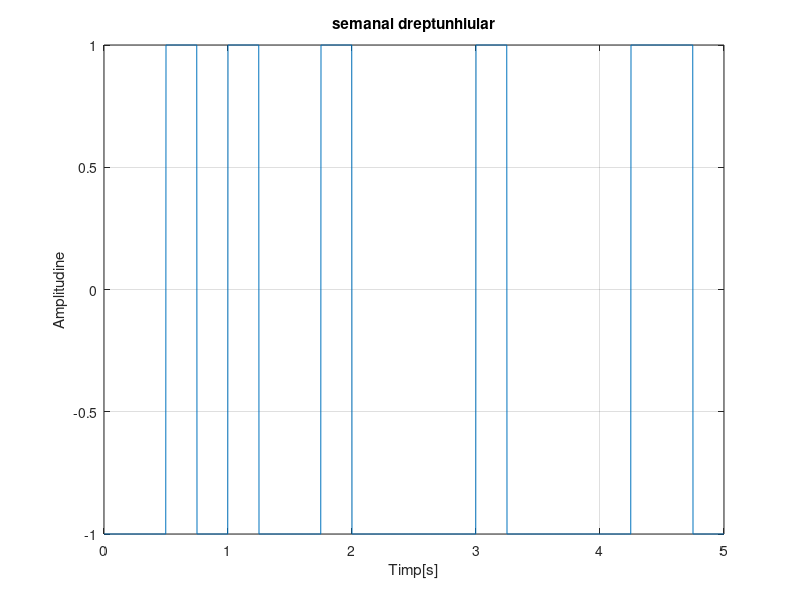
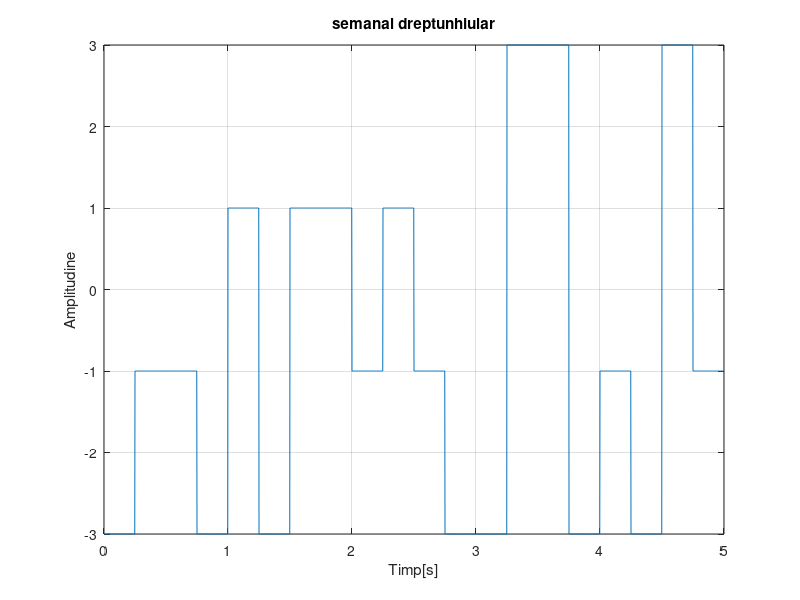
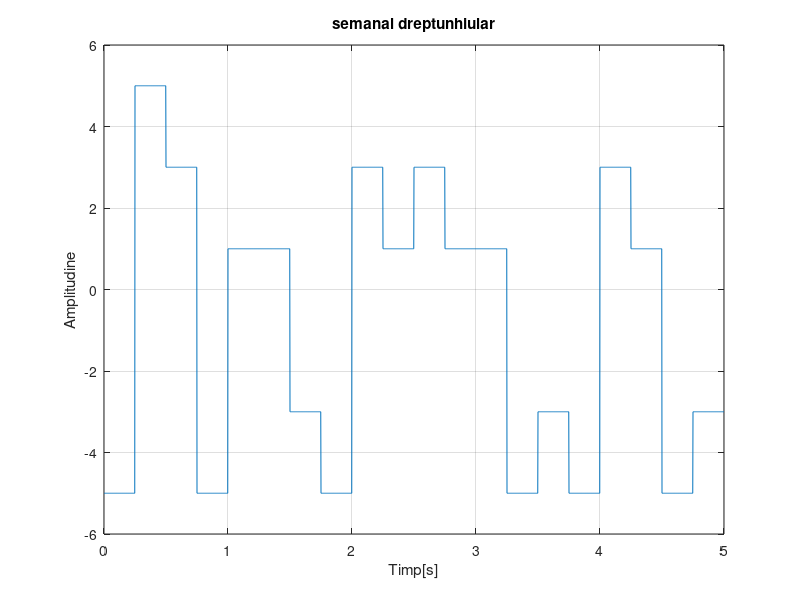
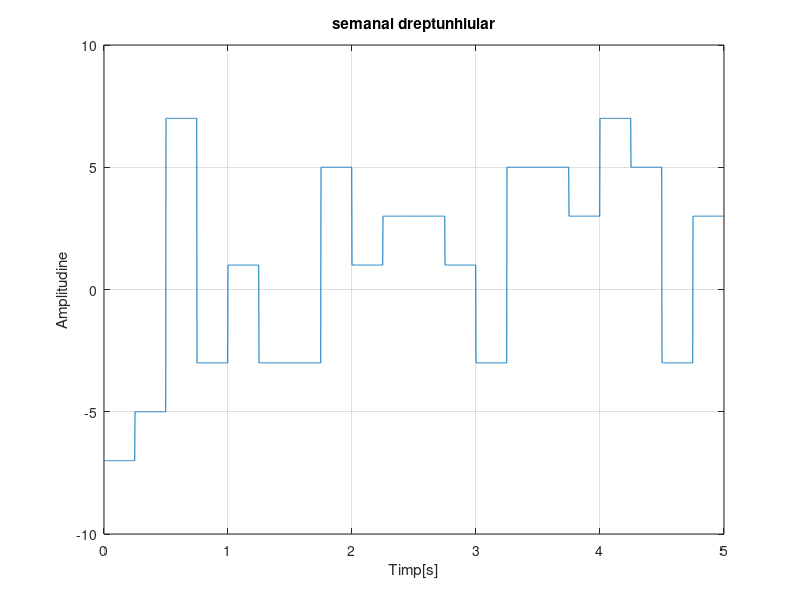

MATLAB code to generate these figures, in order:
figure(1);
t= 0:0.002:5;
n=125;% n=0.25/0.002
v=randn(1,20);k=1;s=[0 0 0];
for p=1:length(v)
    if v(1,p)<0
        v(1,p)=-1; % nivelurile date
    else v(1,p)=1;    
    end
end

for i=1:20
    
    for j=1:n
        s(1,k) = v(1,i); %generarea semnalului s;
        k=k+1;
    end
end
s(1,k)=v(1,i);
plot(t,s), xlabel('Timp[s]'), ylabel('Amplitudine'), title('semanal dreptunhiular'),grid;

figure(2);
    t= 0:0.002:5;
n=125;  % n=0.25/0.002
v=randn(1,20);k=1;s=[0 0 0];
for p=1:length(v)
    if v(1,p)<-0.5
        v(1,p)=-3;
    end
    if v(1,p)>-0.5 && v(1,p)<0
        v(1,p)=-1;  
    end
    if v(1,p)>0.5  % nivelurile date
        v(1,p)=3;
    end
    if v(1,p)>0 && v(1,p)<0.5
        v(1,p)=1;
    end
    
end   
for i=1:20
    
    for j=1:n
        s(1,k) = v(1,i);
        k=k+1;
    end
end

s(1,k)=v(1,i);
plot(t,s), xlabel('Timp[s]'), ylabel('Amplitudine'), title('semanal dreptunhiular'),grid;

figure(3)
    t= 0:0.002:5;
n=125;  % n=0.25/0.002
v=randn(1,20);k=1;s=[0 0 0];
for p=1:length(v)
    if v(1,p)<-0.66
        v(1,p)=-5;
    end
    if v(1,p)>-0.66 && v(1,p)<-0.33
        v(1,p)=-3;  
    end
    if v(1,p)>-0.33 && v(1,p)<0
        v(1,p)=-5;
    end
    if v(1,p)>0.66  % nivelurile date
        v(1,p)=5;
    end
    if v(1,p)>0.33 && v(1,p)<0.66
        v(1,p)=3;
    end
    if v(1,p)>0 && v(1,p)<0.33
        v(1,p)=1;
    end
end   
for i=1:20
    
    for j=1:n
        s(1,k) = v(1,i);
        k=k+1;
    end
end

s(1,k)=v(1,i);
plot(t,s), xlabel('Timp[s]'), ylabel('Amplitudine'), title('semanal dreptunhiular'),grid;

figure(4);
    t= 0:0.002:5;
n=125;  % n=0.25/0.002
v=randn(1,20);k=1;s=[0 0 0];
for p=1:length(v)
    if v(1,p)<-0.75
        v(1,p)=-7;
    end
    if v(1,p)>-0.75 && v(1,p)<-0.5
        v(1,p)=-5;  
    end
    if v(1,p)>-0.5 && v(1,p)<-0.25
        v(1,p)=-3;
    end
    if v(1,p)>-0.25 && v(1,p)<0
        v(1,p)=-1;
    end 
    if v(1,p)>0.75
        v(1,p)=7;
    end
    if v(1,p)>0.5 && v(1,p)<0.75
        v(1,p)=5;
    end
    if v(1,p)>0.25 && v(1,p)<0.5
        v(1,p)=3;
    end
    if v(1,p)>0 && v(1,p)<0.25
        v(1,p)=1;
    end
        
end   
for i=1:20
    
    for j=1:n
        s(1,k) = v(1,i);
        k=k+1;
    end
end

s(1,k)=v(1,i);
plot(t,s), xlabel('Timp[s]'), ylabel('Amplitudine'), title('semanal dreptunhiular'),grid;

figure(5);
t= 0:0.02:4.8;
n=12.5;
v=randn(1,20);k=1;s=[0 0 0];
for p=1:length(v)
    if v(1,p)<0
        v(1,p)=-1;
    else v(1,p)=1;    
    end
end

for i=1:20
    
    for j=1:n
        s(1,k) = v(1,i);
        k=k+1;
    end
end
s(1,k)=v(1,i);
plot(t,s), xlabel('Timp[s]'), ylabel('Amplitudine'), title('semanal dreptunhiular'),grid;

figure(6);
    t= 0:0.02:4.8;
n=12.5;  % n=0.25/0.002
v=randn(1,20);k=1;s=[0 0 0];
for p=1:length(v)
    if v(1,p)<-0.5
        v(1,p)=-3;
    end
    if v(1,p)>-0.5 && v(1,p)<0
        v(1,p)=-1;  
    end
    if v(1,p)>0.5
        v(1,p)=3;
    end
    if v(1,p)>0 && v(1,p)<0.5
        v(1,p)=1;
    end
    
end   
for i=1:20
    
    for j=1:n
        s(1,k) = v(1,i);
        k=k+1;
    end
end

s(1,k)=v(1,i);
plot(t,s), xlabel('Timp[s]'), ylabel('Amplitudine'), title('semanal dreptunhiular'),grid;

figure(7);
    t= 0:0.02:4.8;
n=12.5;  % n=0.25/0.02
v=randn(1,20);k=1;s=[0 0 0];
for p=1:length(v)
    if v(1,p)<-0.66
        v(1,p)=-5;
    end
    if v(1,p)>-0.66 && v(1,p)<-0.33
        v(1,p)=-3;  
    end
    if v(1,p)>-0.33 && v(1,p)<0
        v(1,p)=-5;
    end
    if v(1,p)>0.66
        v(1,p)=5;
    end
    if v(1,p)>0.33 && v(1,p)<0.66
        v(1,p)=3;
    end
    if v(1,p)>0 && v(1,p)<0.33
        v(1,p)=1;
    end
end   
for i=1:20
    
    for j=1:n
        s(1,k) = v(1,i);
        k=k+1;
    end
end

s(1,k)=v(1,i);
plot(t,s), xlabel('Timp[s]'), ylabel('Amplitudine'), title('semanal dreptunhiular'),grid;

figure(8);
    t= 0:0.02:4.8;
n=12.5;  % n=0.25/0.02
v=randn(1,20);k=1;s=[0 0 0];
for p=1:length(v)
    if v(1,p)<-0.75
        v(1,p)=-7;
    end
    if v(1,p)>-0.75 && v(1,p)<-0.5
        v(1,p)=-5;  
    end
    if v(1,p)>-0.5 && v(1,p)<-0.25
        v(1,p)=-3;
    end
    if v(1,p)>-0.25 && v(1,p)<0
        v(1,p)=-1;
    end 
    if v(1,p)>0.75
        v(1,p)=7;
    end
    if v(1,p)>0.5 && v(1,p)<0.75
        v(1,p)=5;
    end
    if v(1,p)>0.25 && v(1,p)<0.5
        v(1,p)=3;
    end
    if v(1,p)>0 && v(1,p)<0.25
        v(1,p)=1;
    end
        
end   
for i=1:20
    
    for j=1:n
        s(1,k) = v(1,i);
        k=k+1;
    end
end

s(1,k)=v(1,i);
plot(t,s), xlabel('Timp[s]'), ylabel('Amplitudine'), title('semanal dreptunhiular'),grid;

figure(9);
t= 0:0.2:4;
n=1.25;
v=randn(1,20);k=1;s=[0 0 0];
for p=1:length(v)
    if v(1,p)<0
        v(1,p)=-1;
    else v(1,p)=1;    
    end
end

for i=1:20
    
    for j=1:n
        s(1,k) = v(1,i);
        k=k+1;
    end
end
s(1,k)=v(1,i);
plot(t,s), xlabel('Timp[s]'), ylabel('Amplitudine'), title('semanal dreptunhiular'),grid;

figure(10);
    t= 0:0.2:4;
n=1.25;  % n=0.25/0.2
v=randn(1,20);k=1;s=[0 0 0];
for p=1:length(v)
    if v(1,p)<-0.5
        v(1,p)=-3;
    end
    if v(1,p)>-0.5 && v(1,p)<0
        v(1,p)=-1;  
    end
    if v(1,p)>0.5
        v(1,p)=3;
    end
    if v(1,p)>0 && v(1,p)<0.5
        v(1,p)=1;
    end
    
end   
for i=1:20
    
    for j=1:n
        s(1,k) = v(1,i);
        k=k+1;
    end
end

s(1,k)=v(1,i);
plot(t,s), xlabel('Timp[s]'), ylabel('Amplitudine'), title('semanal dreptunhiular'),grid;

figure(11);
    t= 0:0.2:4;
n=1.25;  % n=0.25/0.2
v=randn(1,20);k=1;s=[0 0 0];
for p=1:length(v)
    if v(1,p)<-0.66
        v(1,p)=-5;
    end
    if v(1,p)>-0.66 && v(1,p)<-0.33
        v(1,p)=-3;  
    end
    if v(1,p)>-0.33 && v(1,p)<0
        v(1,p)=-5;
    end
    if v(1,p)>0.66
        v(1,p)=5;
    end
    if v(1,p)>0.33 && v(1,p)<0.66
        v(1,p)=3;
    end
    if v(1,p)>0 && v(1,p)<0.33
        v(1,p)=1;
    end
end   
for i=1:20
    
    for j=1:n
        s(1,k) = v(1,i);
        k=k+1;
    end
end

s(1,k)=v(1,i);
plot(t,s), xlabel('Timp[s]'), ylabel('Amplitudine'), title('semanal dreptunhiular'),grid;

figure(12);
    t= 0:0.2:4;
n=1.25;  % n=0.25/0.2
v=randn(1,20);k=1;s=[0 0 0];
for p=1:length(v)
    if v(1,p)<-0.75
        v(1,p)=-7;
    end
    if v(1,p)>-0.75 && v(1,p)<-0.5
        v(1,p)=-5;  
    end
    if v(1,p)>-0.5 && v(1,p)<-0.25
        v(1,p)=-3;
    end
    if v(1,p)>-0.25 && v(1,p)<0
        v(1,p)=-1;
    end 
    if v(1,p)>0.75
        v(1,p)=7;
    end
    if v(1,p)>0.5 && v(1,p)<0.75
        v(1,p)=5;
    end
    if v(1,p)>0.25 && v(1,p)<0.5
        v(1,p)=3;
    end
    if v(1,p)>0 && v(1,p)<0.25
        v(1,p)=1;
    end
        
end   
for i=1:20
    
    for j=1:n
        s(1,k) = v(1,i);
        k=k+1;
    end
end

s(1,k)=v(1,i);
plot(t,s), xlabel('Timp[s]'), ylabel('Amplitudine'), title('semanal dreptunhiular'),grid;
